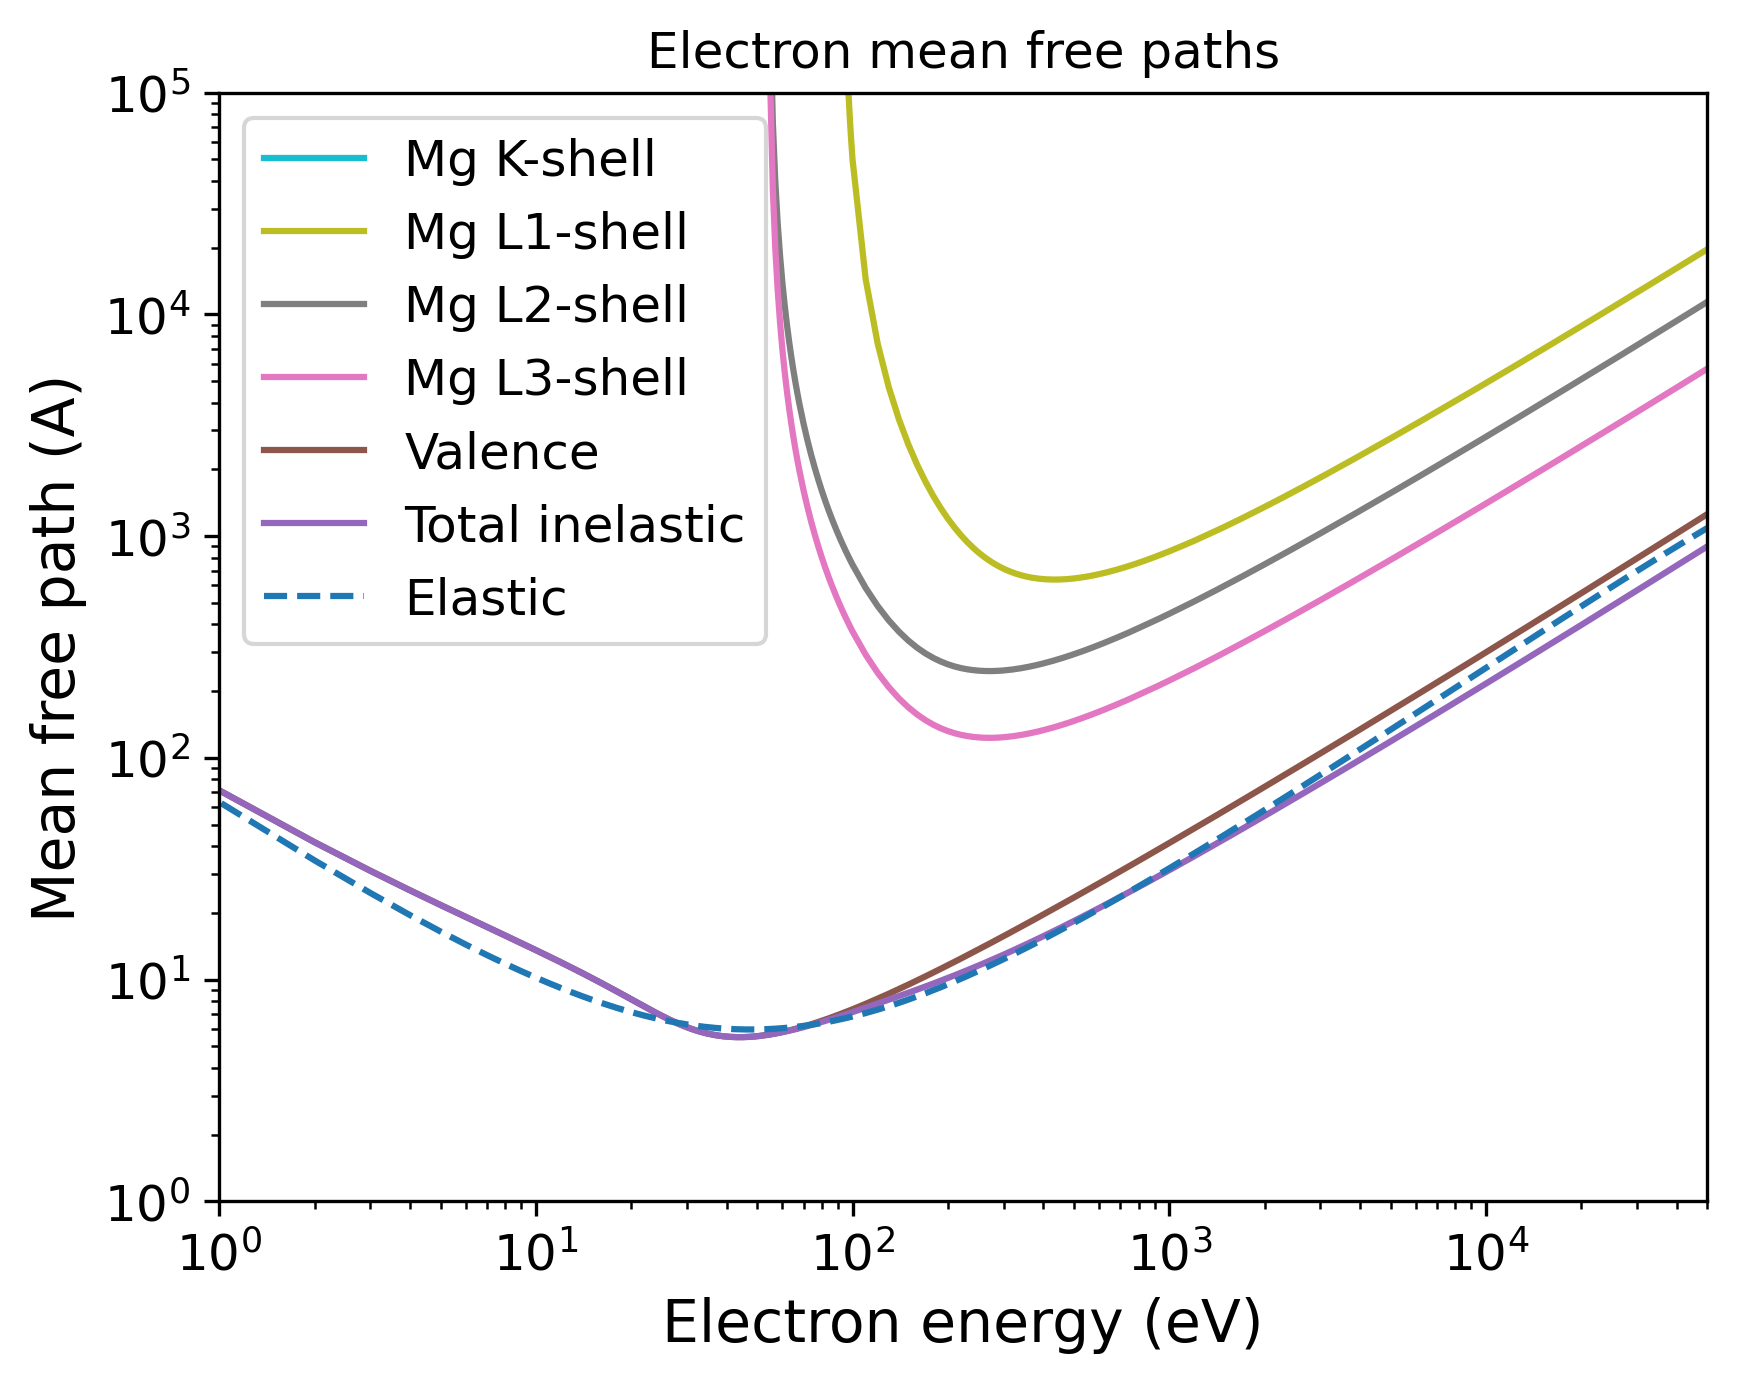

The Python source for this figure:
import pandas as pd
import numpy as np
import matplotlib.pyplot as plt
import matplotlib.cm as cm
# Set the format:
plt.xlabel("Electron energy (eV)", fontsize=14)
plt.ylabel("Mean free path (A)", fontsize=14)
plt.xticks(fontsize=12)
plt.yticks(fontsize=12)
plt.grid(False)
# Set the axes:
# Read the output file:
df = pd.read_csv(r"OUTPUT_Mg_Electron_IMFP.dat", sep=r'\s+', header=None, comment="#", skipinitialspace=True)
plt.xscale("log")
plt.yscale("log")
# Prepare the plot:
columns_to_plot = [ 1, 2, 3, 4, 5, 6]
labels = [ "Mg K-shell", "Mg L1-shell", "Mg L2-shell", "Mg L3-shell", "Valence", "Total inelastic"]
# Create N distinct colors from a colormap
N = len(columns_to_plot)
colors = plt.cm.tab10(np.linspace(1, 0, 10))
# Set line styles:
linestyles = [ "-", "-", "-", "-", "-", "-"]
for i, col in enumerate(columns_to_plot):
    color = colors[i % len(colors)]
    ls    = linestyles[i % len(linestyles)]
    label = labels[i % len(labels)]
    plt.plot(df.iloc[:, 0], df.iloc[:, col],
    color=color,
    label=label,
    linestyle=ls)
# Add a curve from the second file
df2 = pd.read_csv(r"OUTPUT_Mg_Electron_EMFP.dat", sep=r'\s+', header=None, comment="#", skipinitialspace=True)
columns_to_plot2 = [ 2]
labels2 = [ "Elastic"]
# Create second part of the plot:
for col, label in zip(columns_to_plot2, labels2):
    plt.plot(df2.iloc[:, 0], df2.iloc[:, col], label=label, linestyle="--")
plt.xlim(1.00000000,50000.00000000)
plt.ylim(1.00000000,100000.00000000)
plt.title("Electron mean free paths")
plt.legend(loc="best", fontsize=12)
# Save the plot in this format:
plt.savefig("OUTPUT_MFP_electron.png", dpi=300, bbox_inches="tight")
